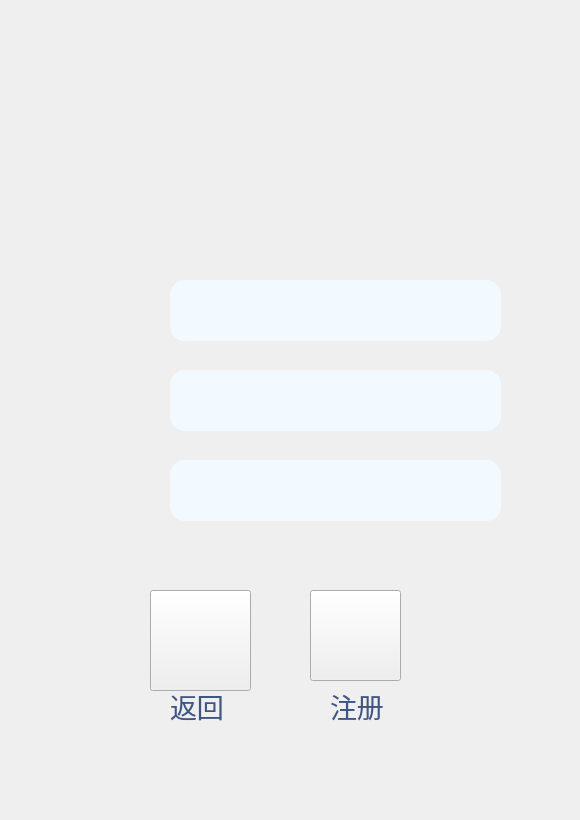
<?xml version="1.0" encoding="UTF-8"?>
<ui version="4.0">
 <class>registerdialog</class>
 <widget class="QWidget" name="registerdialog">
  <property name="geometry">
   <rect>
    <x>0</x>
    <y>0</y>
    <width>580</width>
    <height>820</height>
   </rect>
  </property>
  <property name="windowTitle">
   <string>Register</string>
  </property>
  <widget class="QLabel" name="label">
   <property name="geometry">
    <rect>
     <x>0</x>
     <y>0</y>
     <width>580</width>
     <height>820</height>
    </rect>
   </property>
   <property name="styleSheet">
    <string notr="true">background-image: url(:/background/pic/background/Linpop.png);</string>
   </property>
   <property name="text">
    <string/>
   </property>
  </widget>
  <widget class="QLabel" name="label_loginName">
   <property name="geometry">
    <rect>
     <x>90</x>
     <y>270</y>
     <width>71</width>
     <height>71</height>
    </rect>
   </property>
   <property name="styleSheet">
    <string notr="true">border-image: url(:/icon/pic/icon/login_name.png);</string>
   </property>
   <property name="text">
    <string/>
   </property>
  </widget>
  <widget class="QLabel" name="label_password">
   <property name="geometry">
    <rect>
     <x>90</x>
     <y>360</y>
     <width>71</width>
     <height>71</height>
    </rect>
   </property>
   <property name="styleSheet">
    <string notr="true">border-image: url(:/icon/pic/icon/password.png);</string>
   </property>
   <property name="text">
    <string/>
   </property>
  </widget>
  <widget class="QLineEdit" name="lineEdit_name">
   <property name="geometry">
    <rect>
     <x>170</x>
     <y>280</y>
     <width>331</width>
     <height>61</height>
    </rect>
   </property>
   <property name="font">
    <font>
     <pointsize>20</pointsize>
    </font>
   </property>
   <property name="styleSheet">
    <string notr="true">border-radius:15px; padding:5px 15px; background-color:#F2FAFF</string>
   </property>
   <property name="clearButtonEnabled">
    <bool>false</bool>
   </property>
  </widget>
  <widget class="QLineEdit" name="lineEdit_password">
   <property name="geometry">
    <rect>
     <x>170</x>
     <y>370</y>
     <width>331</width>
     <height>61</height>
    </rect>
   </property>
   <property name="font">
    <font>
     <pointsize>20</pointsize>
    </font>
   </property>
   <property name="styleSheet">
    <string notr="true">border-radius:15px; padding:5px 15px; background-color:#F2FAFF</string>
   </property>
   <property name="clearButtonEnabled">
    <bool>false</bool>
   </property>
  </widget>
  <widget class="QLineEdit" name="lineEdit_password_2">
   <property name="geometry">
    <rect>
     <x>170</x>
     <y>460</y>
     <width>331</width>
     <height>61</height>
    </rect>
   </property>
   <property name="font">
    <font>
     <pointsize>20</pointsize>
    </font>
   </property>
   <property name="styleSheet">
    <string notr="true">border-radius:15px; padding:5px 15px; background-color:#F2FAFF</string>
   </property>
   <property name="clearButtonEnabled">
    <bool>false</bool>
   </property>
  </widget>
  <widget class="QLabel" name="label_password_2">
   <property name="geometry">
    <rect>
     <x>90</x>
     <y>450</y>
     <width>71</width>
     <height>71</height>
    </rect>
   </property>
   <property name="styleSheet">
    <string notr="true">border-image: url(:/icon/pic/icon/password2.png);</string>
   </property>
   <property name="text">
    <string/>
   </property>
  </widget>
  <widget class="QPushButton" name="backBtn">
   <property name="geometry">
    <rect>
     <x>150</x>
     <y>590</y>
     <width>101</width>
     <height>101</height>
    </rect>
   </property>
   <property name="styleSheet">
    <string notr="true">border-image: url(:/icon/pic/icon/back2.png);</string>
   </property>
   <property name="text">
    <string/>
   </property>
  </widget>
  <widget class="QPushButton" name="goToHomeBtn">
   <property name="geometry">
    <rect>
     <x>310</x>
     <y>590</y>
     <width>91</width>
     <height>91</height>
    </rect>
   </property>
   <property name="styleSheet">
    <string notr="true">border-image: url(:/icon/pic/icon/goToHome.png);</string>
   </property>
   <property name="text">
    <string/>
   </property>
  </widget>
  <widget class="QLabel" name="label_2">
   <property name="geometry">
    <rect>
     <x>330</x>
     <y>690</y>
     <width>71</width>
     <height>31</height>
    </rect>
   </property>
   <property name="font">
    <font>
     <pointsize>20</pointsize>
    </font>
   </property>
   <property name="styleSheet">
    <string notr="true">color:#3E5684</string>
   </property>
   <property name="text">
    <string>注册</string>
   </property>
  </widget>
  <widget class="QLabel" name="label_3">
   <property name="geometry">
    <rect>
     <x>170</x>
     <y>690</y>
     <width>71</width>
     <height>31</height>
    </rect>
   </property>
   <property name="font">
    <font>
     <pointsize>20</pointsize>
    </font>
   </property>
   <property name="styleSheet">
    <string notr="true">color:#3E5684</string>
   </property>
   <property name="text">
    <string>返回</string>
   </property>
  </widget>
 </widget>
 <resources/>
 <connections/>
</ui>
